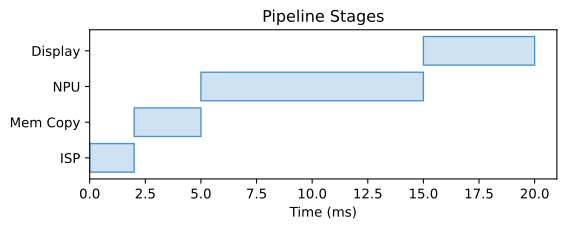

Python code for this plot:
import os
import matplotlib.pyplot as plt

fig, ax = plt.subplots(figsize=(6, 2.5))
ax.barh(['ISP', 'Mem Copy', 'NPU', 'Display'], [2, 3, 10, 5], left=[0, 2, 5, 15], color='#cfe2f3', edgecolor='#4a90c4')
ax.set_xlabel('Time (ms)')
ax.set_title('Pipeline Stages')
plt.tight_layout()
plt.savefig(os.environ.get('VISUAL_OUT_PATH', 'out.svg'), format='svg', bbox_inches='tight')
